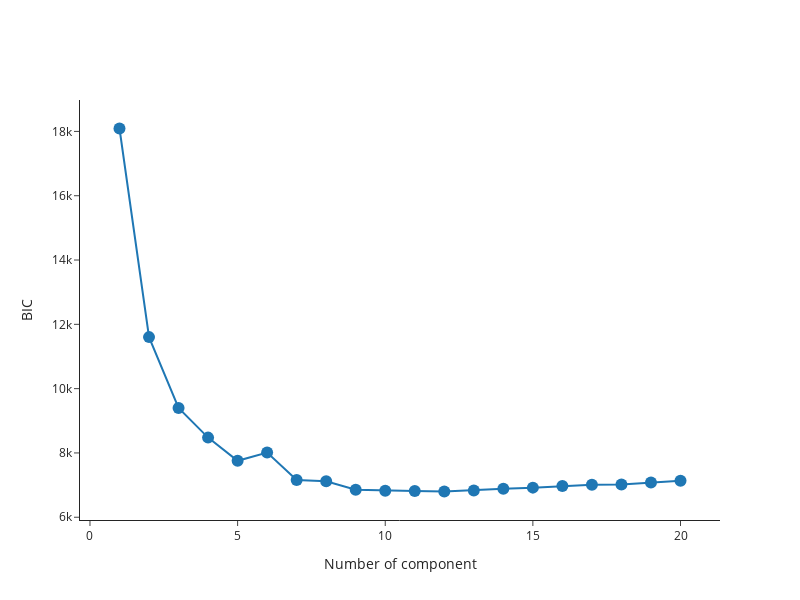

The notebook cell saved with this chart:
### Markdown cell above
The `gui.view_bic` iteratively calculates the BIC for Gaussian mixture models using the number of Gaussian components.

**Parameters for `gui.view_bic`**<br>
> `latent`: *np.ndarray*. 2D representations learned by the autoencoder. The size of the input array must be (n, 2), where n is number of total data points.<br>

> `model`: *str*. Model for calculation of BIC. Only 'GaussianMixture' is available for now.<br>

> `n_components`: *int*. If `n_components=20`, it shows the BIC values for GMM using `n_components` from 1 to 20.<br>

> `model_args`: *Dict*. Keyword arguments for the GMM model in sklearn. For example, `random_state` is to specify the random seed for optimisation (This can make the results reproduciable); `init_params` is to specify the parameter initialisation of the GMM model ('kmeans' is recommended). See mode detail [here](https://scikit-learn.org/stable/modules/generated/sklearn.mixture.GaussianMixture.html).<br>

### Code cell
gui.view_bic(latent=latent,
            model='BayesianGaussianMixture',
            n_components=20,
            model_args={'random_state':10, 'init_params':'kmeans'})

### Figure 1 — Plotly figure (JSON) as saved in the notebook; plotly's stock layout.template omitted (floating-point values rounded to 4 significant figures)
{"data": [{"marker": {"size": 12}, "mode": "lines+markers", "type": "scatter", "x": [1, 2, 3, 4, 5, 6, 7, 8, 9, 10, 11, 12, 13, 14, 15, 16, 17, 18, 19, 20], "y": [18090.0, 11600.0, 9399.0, 8476.0, 7756.0, 8011.0, 7157.0, 7119.0, 6854.0, 6823.0, 6813.0, 6801.0, 6832.0, 6883.0, 6921.0, 6975.0, 7012.0, 7021.0, 7080.0, 7137.0]}], "layout": {"height": 600, "showlegend": false, "title": {"text": "", "x": 0.5}, "width": 800, "xaxis": {"title": {"text": "Number of component"}}, "yaxis": {"title": {"text": "BIC"}}}}
